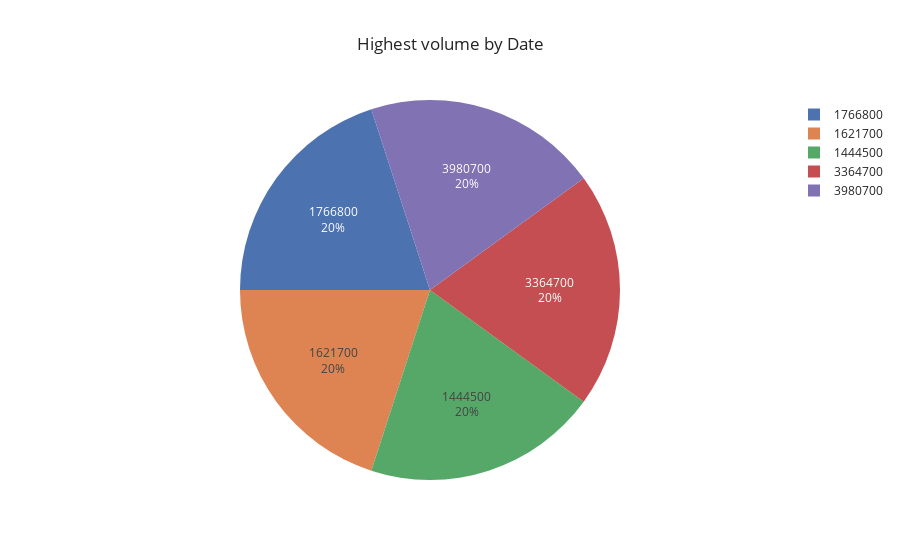

Source (notebook cell):
### Code cell
volume = pd.DataFrame(ff_dataset.groupby("Volume").nunique().sort_values("Date", ascending=False).head())
#top_10

import plotly.express as px
segments = volume
fig = px.pie(segments, 
             values = volume["Volume"],
            names = volume.index,
            title = "Highest volume by Date",
            template = "seaborn")
fig.update_traces(rotation=-90, textinfo="percent+label")
fig.show()

### Figure 1 — Plotly figure (JSON) as saved in the notebook; plotly's stock layout.template omitted (floating-point values rounded to 4 significant figures)
{"data": [{"domain": {"x": [0, 1], "y": [0, 1]}, "hovertemplate": "index=%{label}<br>Volume=%{value}<extra></extra>", "labels": [1766800, 1621700, 1444500, 3364700, 3980700], "legendgroup": "", "name": "", "rotation": -90, "showlegend": true, "textinfo": "percent+label", "type": "pie", "values": [1, 1, 1, 1, 1]}], "layout": {"legend": {"tracegroupgap": 0}, "title": {"text": "Highest volume by Date"}}}
